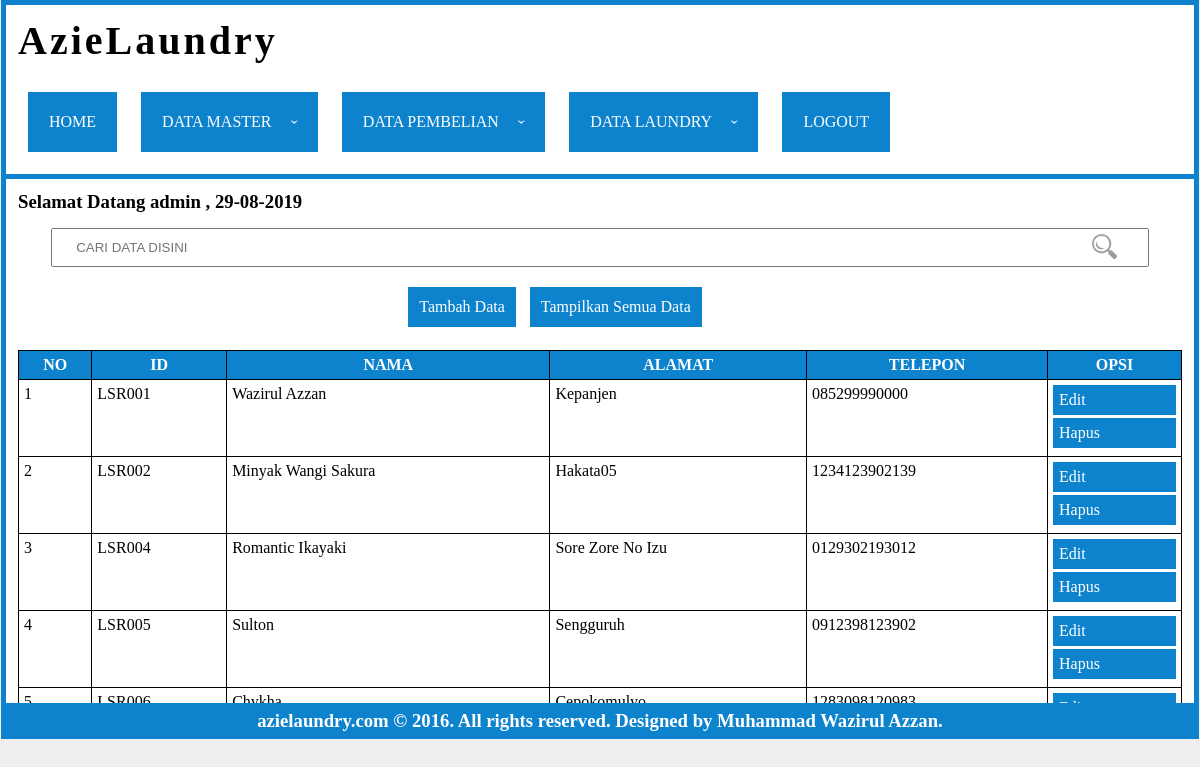
/index.php?page=konsumen (signed in), run on the app's committed database.
### tables this page shows
CREATE TABLE `tbl_akun` (
  `id` int(11) NOT NULL,
  `username` varchar(50) NOT NULL,
  `password` varchar(50) NOT NULL,
  `nama` varchar(50) NOT NULL,
  `alamat` varchar(100) NOT NULL,
  `status` varchar(50) NOT NULL
);

CREATE TABLE `tbl_konsumen` (
  `id` varchar(10) NOT NULL,
  `nama` varchar(100) NOT NULL,
  `alamat` varchar(150) NOT NULL,
  `telepon` varchar(20) NOT NULL
);

### conn/cek-login.php (called while the page is built, shortened)
<?php
include 'conn.php';
	$username = $_SESSION['username'];
	$q = mysqli_query($conn,"SELECT * from tbl_akun where username = '".$username."'");
	$data = mysqli_fetch_array($q);
	$nama = $data['nama'];
?>

### page/konsumen/read.php (the view, shortened to what this page needs)
<form method="post" id="pencarian">
	<input type="text" name="acuan" placeholder="CARI DATA DISINI" id="pencarian"><span class="search-icon"><img src="img/search.png"></span></input>
</form>
<ul id="submenu">
	<li><a href="index.php?page=konsumen-add">Tambah Data</a></li>
	<li><a class="alldata">Tampilkan Semua Data</a></li>
</ul>
<br>
<table>
	<thead>
		<tr>
			<th>No</th>
			<th>id</th>
			<th>nama</th>
			<th>alamat</th>
			<th>telepon</th>
			<th>opsi</th>
		</tr>
	</thead>
	<tbody>
		<?php
		$no = 1;
		if (isset($_POST['acuan'])) {
			$acuan = $_POST['acuan'];
			$query = mysqli_query($conn,"SELECT * FROM tbl_konsumen where id like '%$acuan%' or nama like '%$acuan%' or alamat like '%$acuan%' or telepon
				 like '%$acuan%'");
		}else{
			$query = mysqli_query($conn,"SELECT * FROM tbl_konsumen");
		}
		while($data = mysqli_fetch_array($query)){
		?>
		<tr>
			<td><?=$no?></td>
			<td><?=$data['id']?></td>
			<td><?=$data['nama']?></td>
			<td><?=$data['alamat']?></td>
			<td><?=$data['telepon']?></td>
			<td>
			<a href="index.php?page=konsumen-edit&id=<?=$data['id']?>">Edit</a>
			<a href="index.php?page=konsumen-del&id=<?=$data['id']?>">Hapus</a>
			</td>
		</tr>
		<?php
		$no++;
		}
		?>
	</tbody>
</table>

### index.php (shortened to what this page needs)
<?php
include 'conn/cek-login.php';
?>
<!DOCTYPE html>
<html>
<head>
<link rel="stylesheet" type="text/css" href="css/index.css">
</head>
<body>
<div id="header">
		<h1>AzieLaundry</h1><br>
		<div class="menu">
			<ul class="nav-ul">
				<li class="nav-li"><a href="index.php">home</a></li>
				<li class="nav-li"><a>data master<span class="arrow"></span></a>
				</li>
				<li class="nav-li"><a>data pembelian<span class="arrow"></span></a>
				</li>
				<li class="nav-li"><a>data laundry<span class="arrow"></span></a>
				</li>
				<li class="nav-li"><a href="logout.php">logout</a></li>
			</ul>
		</div>
</div>
<div id="body">
	<h3>Selamat Datang <?=$nama?> , <?=date('d-m-Y')?></h3>
	<?php
	if (isset($_GET['page'])) {
		$page = $_GET['page'];
	}else{
		$page = "";
	}
	if(isset($_GET['id'])){$id = $_GET['id'];}else{$id="";}
	if ($page == "konsumen") {
		include 'page/konsumen/read.php';
	}else if ($page == "akun") {
		include 'page/akun/read.php';
	}else if ($page == "akun-add" || $page == "akun-edit"){
		include 'form.php';
	}else if($page == "akun-del"){
		header("location:page/akun/action.php?aksi=del&id=$id");
	}else if ($page == "konsumen-add" || $page == "konsumen-edit" || $page == "konsumen-add-keranjang"){
		include 'form.php';
	}else if($page == "konsumen-del"){
		header("location:page/konsumen/action.php?aksi=del&id=$id");
	}else if ($page == "karyawan") {
		include 'page/karyawan/read.php';
	}else if ($page == "karyawan-add" || $page == "karyawan-edit"){
		include 'form.php';
	}else if($page == "karyawan-del"){
		header("location:page/karyawan/action.php?aksi=del&id=$id");
	}else if ($page == "supplier") {
		include 'page/supplier/read.php';
	}else if ($page == "supplier-add" || $page == "supplier-edit"){
		include 'form.php';
	}else if($page == "supplier-del"){
		header("location:page/supplier/action.php?aksi=del&id=$id");
	}else if ($page == "barang") {
		include 'page/barang/read.php';
	}else if ($page == "pembelian") {
		include 'page/pembelian/read.php';
	}else if ($page == "pembelian-add"){
		include 'form.php';
	}else if ($page == "pembelian-add-lama"){
		include 'form.php';
	}else if ($page == "histori-pembelian") {
		include 'page/histori-pembelian/read.php';
	}else if ($page == "histori-pembelian-download") {
		include 'form.php';
	}else if ($page == "jenis-laundry") {
		include 'page/jnslaundry/read.php';
	}else if ($page == "jenis-laundry-add" || $page == "jenis-laundry-edit"){
		include 'form.php';
	}else if($page == "jenis-laundry-del"){
		header("location:page/jnslaundry/action.php?aksi=del&id=$id");
	}else if ($page == "jenis-pakaian") {
		include 'page/jnspakaian/read.php';
	}else if ($page == "jenis-pakaian-add" || $page == "jenis-pakaian-edit"){
		include 'form.php';
	}else if($page == "jenis-pakaian-del"){
		header("location:page/jnspakaian/action.php?aksi=del&id=$id");
	}else if ($page == "tarif") {
		include 'page/tarif/read.php';
	}else if ($page == "tarif-add" || $page == "tarif-edit"){
		include 'form.php';
	}else if($page == "tarif-del"){
		header("location:page/tarif/action.php?aksi=del&id=$id");
	}else if ($page == "keranjang") {
		include 'page/keranjang/read.php';
	}else if($page == "keranjang-add" || $page == "set-keranjang"){
		include 'form.php';
	}else if($page == "ganti-keranjang"){
		header('location:page/keranjang/action.php?aksi=ganti-keranjang');
	}else if($page == "submit-transaksi"){
		header('location:page/keranjang/action.php?aksi=submit-transaksi');
	}else if ($page == "transaksi" || $page == "lihat-transaksi") {
		include 'page/transaksi/read.php';
	}else if ($page == "penggunaan-barang") {
		include 'page/penggunaan-barang/read.php';
	}else{
		echo "Pilih Menu Sub";
	}
	?>
</div>
<div id="footer">
	<h3>azielaundry.com © 2016. All rights reserved. Designed by Muhammad Wazirul Azzan.</h3>
</div>
</body>
</html>

### css/index.css (style rules this page uses)
* { margin: 0; padding: 0; }
a { text-decoration: none; }
ul { list-style: none; }
body { background: #efefef; }
#header { background: #fff; display: block; margin: 0 auto; width: 97%; padding: 1%; height: auto; border:5px solid #0e83cd; border-bottom: 0px solid transparent; }
#header h1 { font-family: comic sans ms; letter-spacing: 3px; font-size: 40px; }
.menu li { display: inline-block; margin: 10px; }
.menu { text-transform: uppercase; }
.nav-li a { display: block; padding: 20px; color: white; cursor: pointer; border:1px solid transparent; background: #0e83cd; }
#body { width: 97%; padding: 1%; margin: 0 auto; display: block; background: white; border:5px solid #0e83cd; border-collapse: collapse; overflow: auto; height: 500px; }
#footer { width: 97%; padding: 2px 1%; margin: 0 auto; display: block; background: white; border:5px solid #0e83cd; border-top: 0px solid white; background: #0e83cd; font-family: comic sans ms; text-align: center; color: white; border-collapse: collapse; }
#body table { width:100%; margin: 0 auto; border:1px solid #000; border-collapse: collapse; }
#body table th,#body table td { border: 1px solid black; padding: 5px; }
#body table thead { background: #0e83cd; color: white; text-transform: uppercase; }
#body table tbody { vertical-align: top; text-transform: capitalize; }
#body table tbody a { display: block; padding: 5px; color: white; cursor: pointer; border:1px solid transparent; transition: all ease-in-out 0.3s; margin-bottom: 3px; background: #0e83cd; }
#pencarian { margin: 15px 0; }
#pencarian input[type='text'] { padding: 10px 2%; width: 90%; display: block; margin: 0 auto; }
.search-icon { position: relative; font-size: 25px; float: right; margin-right: 65px; top: -33px; cursor: pointer; }
.search-icon img { width: 25px; height: 25px; opacity: 0.8; }
#submenu { width: 100%; text-align: center; }
#submenu li { margin: 5px; display: inline-block; }
#submenu li a { display: block; padding: 10px; color: white; cursor: pointer; border:1px solid transparent; transition: all ease-in-out 0.5s; background: #0e83cd; }

### data on the page
tbl_akun: nama "admin"
tbl_konsumen: id "LSR001", nama "Wazirul Azzan", alamat "Kepanjen", telepon "085299990000"
tbl_konsumen: id "LSR002", nama "Minyak Wangi Sakura", alamat "Hakata05", telepon "1234123902139"
tbl_konsumen: id "LSR004", nama "Romantic Ikayaki", alamat "Sore Zore No Izu", telepon "0129302193012"
tbl_konsumen: id "LSR005", nama "Sulton", alamat "Sengguruh", telepon "0912398123902"
tbl_konsumen: id "LSR006", nama "Chykha", alamat "Cepokomulyo", telepon "1283098120983"
